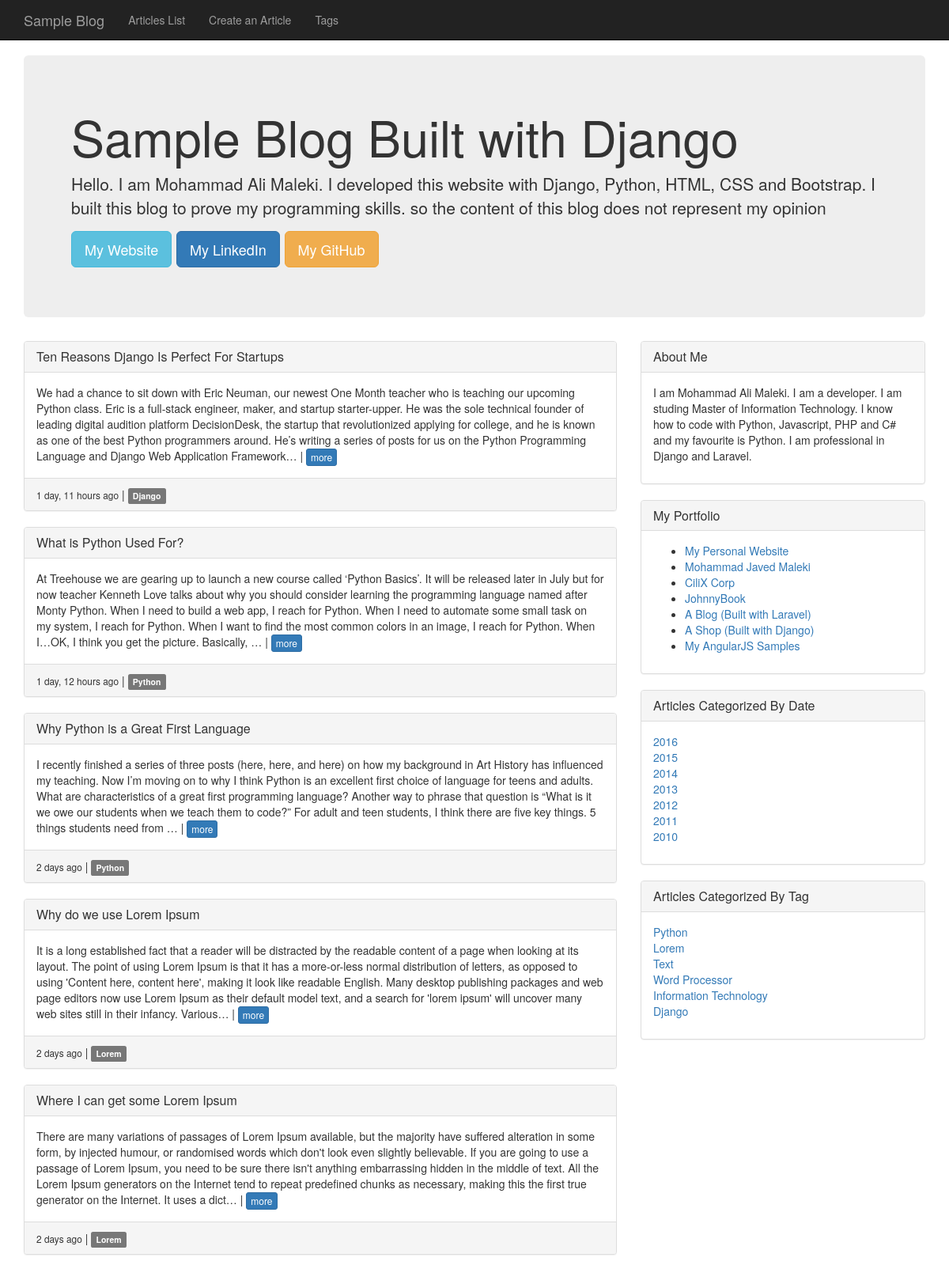
The page / (upper part) on the database its author committed.
### articles/models.py (models this page shows, shortened)
class Article(models.Model):
    tags = models.ManyToManyField(Tag, null=False, blank=False)
    title = models.CharField(max_length=120)
    slug = AutoSlugField(populate_from='title', unique=True)
    content = models.TextField()
    published_date = models.DateTimeField('date published', default=timezone.now())
    timestamp = models.DateTimeField(auto_now_add=True)
    class Meta:
        ordering = ['-published_date']

class Tag(models.Model):
    title = models.CharField(max_length=50, unique=True)
    def __unicode__(self):
        return self.title

### articles/views.py (the view)
# urls.py: url(r'^$', views.ArticleStreamView.as_view(), name='index'),
class ArticleStreamView(ArticleListView):
    template_name_suffix = '_stream'
    def get_context_data(self, **kwargs):
        context = super(ArticleStreamView, self).get_context_data(**kwargs)
        context['articles'] = Article.objects.all()
        dates = Article.objects.values('published_date').order_by('-published_date')
        years = {}
        for date in dates:
            year = date['published_date'].strftime('%Y')
            years[year] = year
        self.request.session['articles_by_year'] = years
        tag_objects = Tag.objects.all()
        tags = {}
        for tag_obj in tag_objects:
            tag = str(tag_obj)
            tags[tag] = tag
        self.request.session['tags'] = tags
        return context

### articles/views.py (called while the page is built)
    def get_context_data(self, **kwargs):
        context = super(ArticleListView, self).get_context_data(**kwargs)
        context['articles'] = Article.objects.all()
        return context

### articles/templates/articles/article_stream.html
{% extends 'base_stream.html' %}
{% block jumbotron %}
    <div class="jumbotron">
        <h1>Sample Blog Built with Django</h1>
        <p>
            Hello. I am Mohammad Ali Maleki.
            I developed this website with Django, Python, HTML, CSS and Bootstrap.
            I built this blog to prove my programming skills.
            so the content of this blog does not represent my
            opinion
        </p>
        <p>
            <a class="btn btn-info btn-lg" href="#" role="button">My Website</a>
            <a class="btn btn-primary btn-lg" href="#" role="button">My LinkedIn</a>
            <a class="btn btn-warning btn-lg" href="#" role="button">My GitHub</a>
        </p>
    </div>
{% endblock %}
{% block stream %}
    {% for article in articles %}
        <div class="panel panel-default">
            <div class="panel-heading">
                <h3 class="panel-title"><a href="{% url 'articles:detail' article.slug %}">{{ article.title }}</a></h3>
            </div>
            <div class="panel-body">
                {{ article.content|truncatechars:500 }} |
                <a class="btn btn-primary btn-xs" href="{% url 'articles:detail' article.slug %}">more</a>
            </div>
            <div class="panel-footer">
                <small>{{ article.published_date|timesince }} ago</small>
                |
                {% if article.tags %}
                    {% for tag in article.tags.all %}
                        <span class="label label-default">{{ tag }}</span>
                    {% endfor %}
                {% endif %}
            </div>
        </div>
    {% empty %}
        <h2>oops</h2>
    {% endfor %}
{% endblock %}

### articles/templates/articles/side_panel.html
<div class="panel panel-default">
  <div class="panel-heading">
    <h3 class="panel-title">{{ panel_title }}</h3>
  </div>
  <div class="panel-body">
    <ul class="list-unstyled">
        {% for article_cat in article_cats %}
            <li><a href="{% url url_name article_cat %}">{{ article_cat }}</a></li>
        {% endfor %}
    </ul>
  </div>
</div>

### articles/static/articles/css/style.css (style rules this page uses)
body { padding-top: 70px; }

### rows shown on the page
Article: title "Ten Reasons Django Is Perfect For Startups", content "We had a chance to sit down with Eric Neuman, our newest One Month teacher who is teaching our upcoming Python class. Eric is a full-stack engineer, maker, and startup starter-upper. He was the sole technical founder of leading digital audition platform DecisionDesk, the startup that revolutionized applying for college, and he is known as one of the best Python programmers around. He’s writing a series of posts for us on the Python Programming Language and Django Web Application Framework…", published_date "1 day, 11 hours"
Tag: title "Django", article_cats "Django"
Article: title "What is Python Used For?", content "At Treehouse we are gearing up to launch a new course called ‘Python Basics’. It will be released later in July but for now teacher Kenneth Love talks about why you should consider learning the programming language named after Monty Python. When I need to build a web app, I reach for Python. When I need to automate some small task on my system, I reach for Python. When I want to find the most common colors in an image, I reach for Python. When I…OK, I think you get the picture. Basically, …", published_date "1 day, 12 hours"
Tag: title "Python", article_cats "Python"
Article: title "Why Python is a Great First Language", content "I recently finished a series of three posts (here, here, and here) on how my background in Art History has influenced my teaching. Now I’m moving on to why I think Python is an excellent first choice of language for teens and adults. What are characteristics of a great first programming language? Another way to phrase that question is “What is it we owe our students when we teach them to code?” For adult and teen students, I think there are five key things. 5 things students need from …", published_date "2 days"
Article: title "Why do we use Lorem Ipsum", content "It is a long established fact that a reader will be distracted by the readable content of a page when looking at its layout. The point of using Lorem Ipsum is that it has a more-or-less normal distribution of letters, as opposed to using 'Content here, content here', making it look like readable English. Many desktop publishing packages and web page editors now use Lorem Ipsum as their default model text, and a search for 'lorem ipsum' will uncover many web sites still in their infancy. Various…", published_date "2 days"
Tag: title "Lorem", article_cats "Lorem"
Article: title "Where I can get some Lorem Ipsum", content "There are many variations of passages of Lorem Ipsum available, but the majority have suffered alteration in some form, by injected humour, or randomised words which don't look even slightly believable. If you are going to use a passage of Lorem Ipsum, you need to be sure there isn't anything embarrassing hidden in the middle of text. All the Lorem Ipsum generators on the Internet tend to repeat predefined chunks as necessary, making this the first true generator on the Internet. It uses a dict…", published_date "2 days"
Tag: article_cats "Text"
Tag: article_cats "Word Processor"
Tag: article_cats "Information Technology"

### other values the page prints
{{ panel_title }} "Articles Categorized By Date Articles Categorized By Tag"
{{ article_cat }} "2016" "2015" "2014" "2013" "2012" "2011" "2010"
